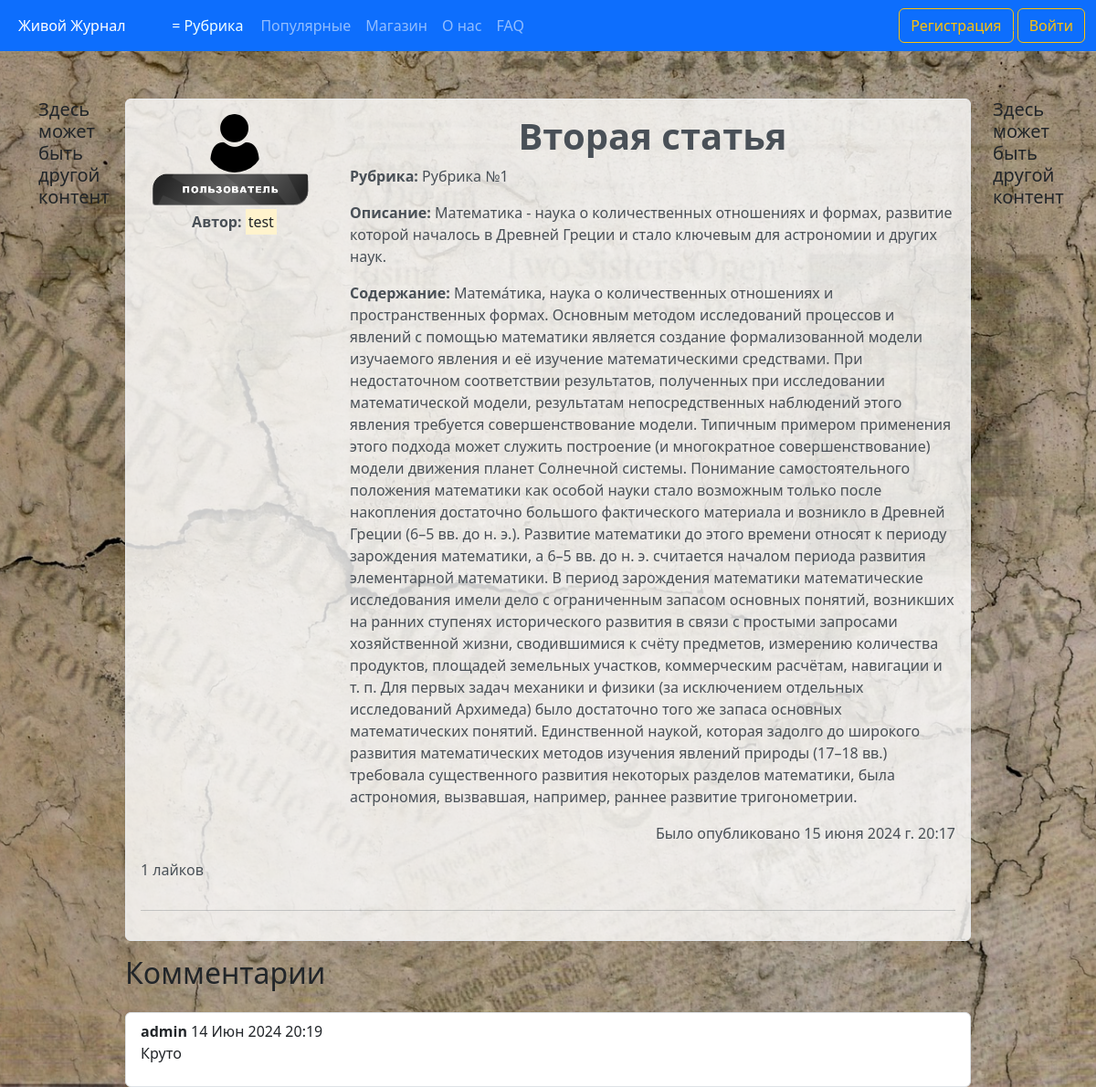
The app's page /articles/2, older data.
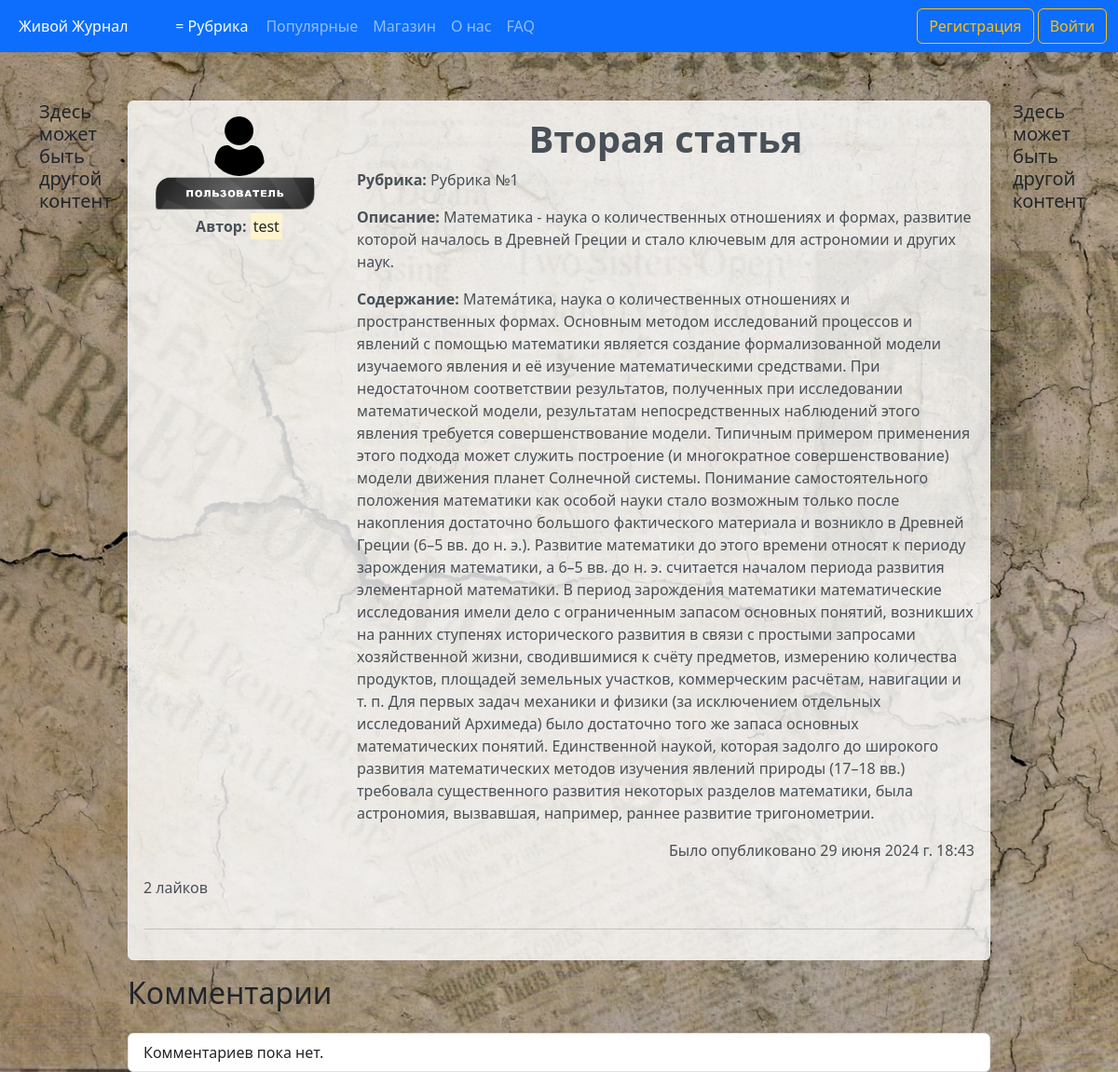
The same page, newer data.
### journal/models.py (models this page shows, shortened)
class Article(models.Model):
    CATEGORY_CHOICES = [
        ('Category №1', 'Рубрика №1'),
        ('Category №2', 'Рубрика №2'),
        ('Category №3', 'Рубрика №3'),
        ('Category №4', 'Рубрика №4'),
        ('Category №5', 'Рубрика №5'),
    ]
    title = models.CharField('Название', max_length=100)
    description = models.TextField('Описание')
    text = models.TextField('Основной текст')
    category = models.CharField(max_length=50, verbose_name='Рубрика', choices=CATEGORY_CHOICES, default='Рубрика №1')
    author = models.ForeignKey(User, verbose_name='Автор', on_delete=models.CASCADE)
    publication = models.BooleanField('Статус публикации', default=False)
    date = models.DateTimeField('Дата', default=timezone.now)
    likes = models.IntegerField('Количество лайков', default=0)
    class Meta:
        verbose_name = 'Статью'
        verbose_name_plural = 'Статьи'

class Comment(models.Model):
    article = models.ForeignKey(Article, verbose_name='Статья', related_name='comments', on_delete=models.CASCADE)
    author = models.ForeignKey(User, verbose_name='Комментатор', on_delete=models.CASCADE)
    text = models.TextField('Комментарий')
    date = models.DateTimeField('Дата', default=timezone.now)
    class Meta:
        verbose_name = 'Комментарий'
        verbose_name_plural = 'Комментарии'

### users/models.py (models this page shows, shortened)
class Profile(models.Model):
    STATUS_CHOICES = {
        ('User', 'Пользователь'),
        ('User VIP', 'VIP пользователь'),
        ('Admin', 'Администратор'),
    }
    user = models.OneToOneField(User, verbose_name='Имя пользователя', on_delete=models.CASCADE)
    img = models.ImageField('Фото пользователя', default='default_user.png', upload_to='user_images')
    status = models.CharField(max_length=20, verbose_name='Статус пользователя', choices=STATUS_CHOICES, default='User')
    vip_status_expiry = models.DateTimeField(verbose_name='Окончание VIP статуса', null=True, blank=True)
    class Meta:
        verbose_name = 'Профаил'
        verbose_name_plural = 'Профайлы'

### journal/views.py (the view)
# urls.py: path('articles/<int:pk>', views.ArticleDetailView.as_view(), name='articles-detail'),
class ArticleDetailView(DetailView):
    model = Article
    context_object_name = 'article'
    template_name = 'journal/articles_detail.html'
    def get_object(self, queryset=None):
        article = super().get_object(queryset)
        if not article.publication:
            raise Http404("Статья не опубликована")
        return article
    def get_context_data(self, **kwargs):
        ctx = super().get_context_data(**kwargs)
        user = self.request.user
        if user.is_authenticated:
            profile = Profile.objects.get(user=user)
            ctx['profile'] = profile
            ctx['comment_form'] = CommentForm()
            ctx['user_has_liked'] = Like.objects.filter(article=self.object, liked_by=user, like=True).exists()
            ctx['is_following'] = Follow.objects.filter(follower=user, following=self.object.author).exists()
        return ctx

### journal/templates/journal/articles_detail.html (shortened to what this page needs)
{% extends 'journal/base.html' %}
{% block home_active %}
  active
{% endblock %}
{% block content %}
  <div class="container mt-5">
    <div class="row">
      <div class="col-md-1 sidebar">
        <h5>Здесь может быть другой контент</h5>
      </div>
      <div class="col-md-10">
        <div class="alert alert-light">
          <div class="row">
            <div class="col-md-3">
              <a href="{% url 'user-articles' article.author %}" class="no-underline">
                <div class="profile-container">
                  <img src="{{ article.author.profile.img.url }}" alt="{{ article.author }}" class="user_images">
                  {% if article.author.profile.status == 'User' %}
                    <img src="/pictures/main_page/user_label.png" alt="Badge" width="180">
                  {% elif article.author.profile.status == 'Admin' %}
                    <img src="/pictures/main_page/admin_label.png" alt="Badge" width="180">
                  {% else %}
                    <img src="/pictures/main_page/user_vip_label.png" alt="Badge" width="180">
                  {% endif %}
                  <p><b>Автор:</b> <mark>{{ article.author }}</mark></p>
                </div>
              </a>
            </div>
            <div class="col-md-9">
              <h1 style="text-align: center;"><strong>{{ article.title }}</strong></h1>
              <p><b>Рубрика:</b> {{ article.get_category_display }}</p>
              <p><b>Описание:</b> {{ article.description|safe }}</p>
              <p><b>Содержание:</b> {{ article.text|safe }}</p>
              <p class="right-align">Было опубликовано {{ article.date }}</p>
            </div>
            <div class="like-section">
              <p>{{ article.likes }} лайков</p>
            </div>
          </div>
          <hr>
        </div>
        <h2>Комментарии</h2>
        <ul class="list-group mt-4">
          {% for comment in article.comments.all %}
            <li class="list-group-item">
              <strong>{{ comment.author.username }}</strong> {{ comment.date|date:"d M Y H:i" }}
              <p>{{ comment.text }}</p>
            </li>
          {% empty %}
            <li class="list-group-item">Комментариев пока нет.</li>
          {% endfor %}
        </ul>
      </div>
      <div class="col-md-1 sidebar">
        <h5>Здесь может быть другой контент</h5>
      </div>
    </div>
  </div>
{% endblock %}

Row changes from the older to the newer data that the page shows:
removed Comment: author.username "admin", date "14 Июн 2024 20:19", text "Круто"
changed Article "Вторая статья": date "15 июня 2024 г. 20:17" → "29 июня 2024 г. 18:43"; likes "1" → "2"
Text that changed along with them:
text now shown: "Комментариев пока нет."
